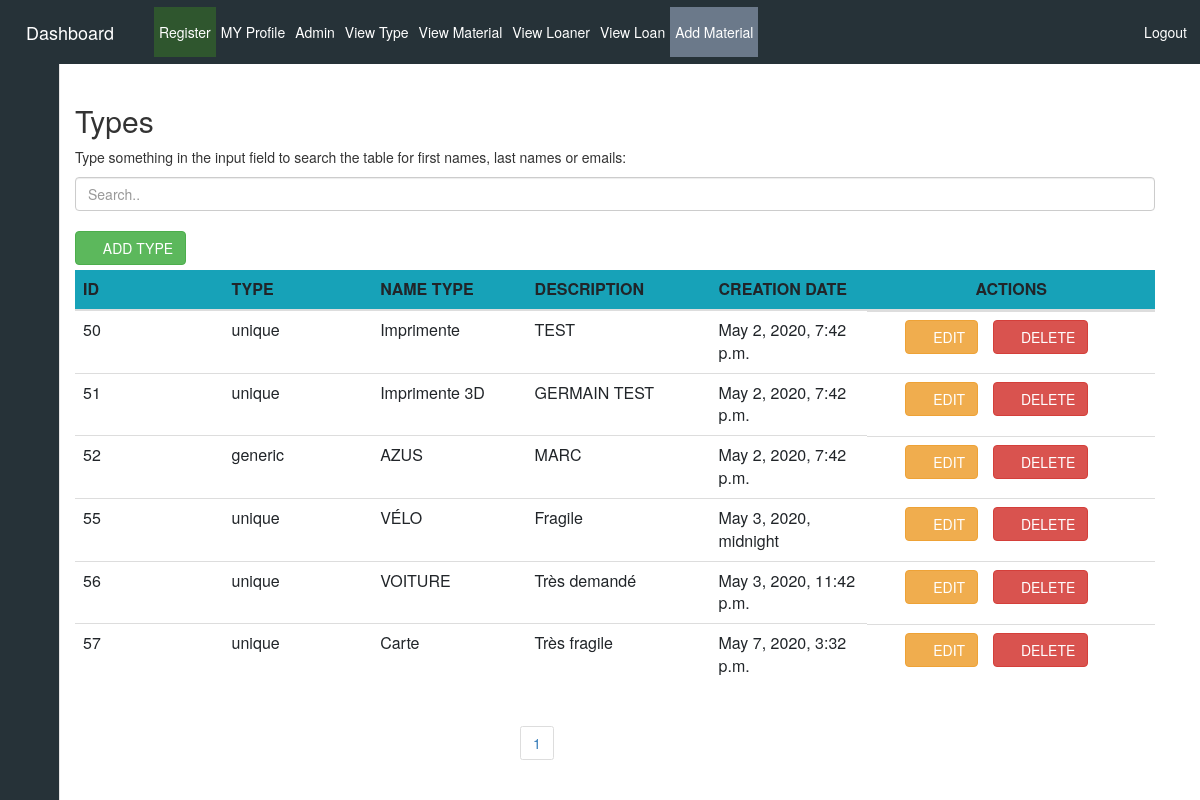
The page /TypeView?page=2 (signed in) on the database as committed earlier.
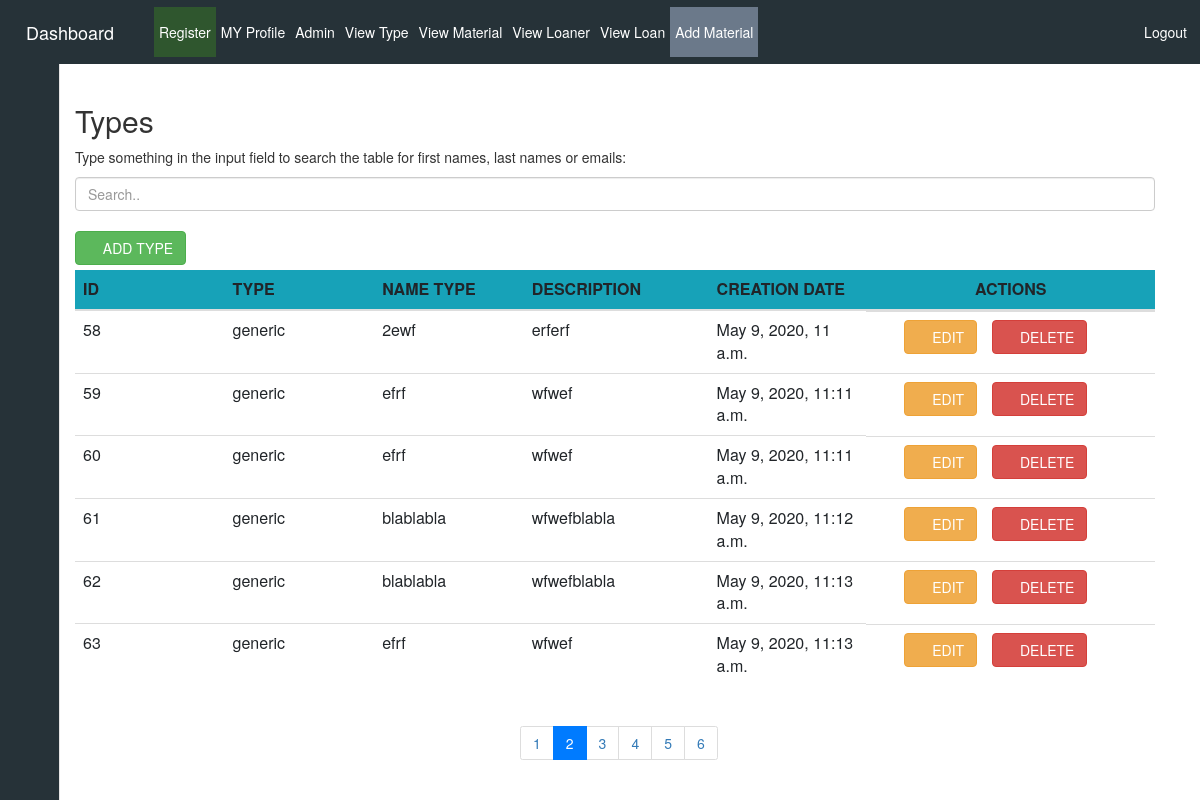
The same page on the database as committed later.
### siteWeb/models.py (models this page shows, shortened)
class Type(models.Model):
    TYPE_GENERIC = 'generic'
    TYPE_UNIQUE = 'unique'
    TYPE_CHOICES = (
        (TYPE_GENERIC, 'generic'),
        (TYPE_UNIQUE, 'unique'),
    )
    material_type = models.CharField(max_length=250, choices=TYPE_CHOICES, default=TYPE_GENERIC)
    name_type = models.CharField(max_length=250)
    description = models.TextField(blank=True)
    creation_date_type = models.DateTimeField(auto_now_add=True)
    unavailable = models.BooleanField(default=False)

### siteWeb/crudAjaxTypeViews.py (the view)
# urls.py: path('TypeView', crudAjaxTypeViews.TypeView, name='TypeView'),
def TypeView(request):
    form = formType()
    type = Type.objects.all()
    paginator = Paginator(type, per_page=6)
    page_number = request.GET.get('page', 1)
    page_obj = paginator.get_page(page_number)
    return render(request, 'siteWeb/type/ajaxCrudType.html', {"form": form, "types": page_obj.object_list, 'paginator': paginator, 'page_number': int(page_number)})

### siteWeb/forms.py
class formType(forms.ModelForm):
    class Meta:
        model = Type
        exclude = ['creation_date_type']

### siteWeb/templates/siteWeb/type/ajaxCrudType.html (shortened to what this page needs)
{% include "siteWeb/includes/dashboard.html" %}
{% load crispy_forms_tags %}
{% load static %}
{% block content %}
<head>
</head>
<div class="container">
    {% if user.is_authenticated %}
    <div class="container">
        <div class="container-fluid">
            <h2>Types</h2>
            <p>Type something in the input field to search the table for first names, last names or emails:</p>
            <input class="form-control" id="myInput" type="text" placeholder="Search..">
            <br>
            <button class="btn btn-success add-form offset-12">
                <span><i class="fas fa-plus"></i> ADD TYPE</span>
            </button>
        </div>
        <div class="table-responsive table-body">
            <table id="typeTable" class="table container-fluid table-responsive mt-2">
                <thead class="bg-info">
                    <th scope="row" class="col-md-1">ID</th>
                    <th scope="col" class="col-md-1">TYPE</th>
                    <th scope="col" class="col-md-1">NAME TYPE</th>
                    <th scope="col" class="col-md-1">DESCRIPTION</th>
                    <th scope="col" class="col-md-1">CREATION DATE</th>
                    <th scope="col" class="col-md-1 text-center">ACTIONS</th>
                </thead>
                <tbody id="myTable">
                    {% for type in types %}
                    <tr id="type-{{type.id}}">
                        <td>{{type.id}}</td>
                        <td class="typeMaterial_type typeData" name="material_type">{{type.material_type}}</td>
                        <td class="typeName_type typeData" name="name_type">{{type.name_type}}</td>
                        <td class="typeDescription typeData" name="description">{{type.description}}</td>
                        <td class="typeCreation_date typeData" name="creation_date">{{type.creation_date_type}}</td>
                        <td class="d-flex">
                            <button class="btn btn-warning edit-form ml-5 mr-2" onClick="editType({{type.id}})">
                                <span><i class="far fa-edit"></i></span> EDIT
                            </button>
                            <button class="btn btn-danger ml-3" onClick="deleteType({{type.id}})">
                                <span><i class="far fa-trash-alt"></i></span> DELETE
                            </button>
                        </td>
                    </tr>
                    {% endfor %}
                </tbody>
            </table>
        </div>
        <div class="row">
            <div class="offset-5">
                <ul class="pagination">
                    {% for i in paginator.page_range %}
                    <li class="page-item {% if i == page_number %} active {% endif %}">
                        <a class="page-link"  href="?page={{ i }}">{{ i }}</a>
                    </li>
                    {% endfor %}
                </ul>
            </div>
        </div>
    </div>
    {% else %}
    <center><p> No Permittion. If you have an account, <a href="/accounts/login">login.</a></p></center>
    {% endif %}
</div>
{% endblock %}

Rows that differ between the two databases and show on the page:
no longer on this page (row unchanged): Type: id "50", material_type "unique", name_type "Imprimente", description "TEST", creation_date_type "May 2, 2020, 7:42 p.m."
no longer on this page (row unchanged): Type: id "51", material_type "unique", name_type "Imprimente 3D", description "GERMAIN TEST", creation_date_type "May 2, 2020, 7:42 p.m."
no longer on this page (row unchanged): Type: id "52", material_type "generic", name_type "AZUS", description "MARC", creation_date_type "May 2, 2020, 7:42 p.m."
no longer on this page (row unchanged): Type: id "55", material_type "unique", name_type "VÉLO", description "Fragile", creation_date_type "May 3, 2020, midnight"
no longer on this page (row unchanged): Type: id "56", material_type "unique", name_type "VOITURE", description "Très demandé", creation_date_type "May 3, 2020, 11:42 p.m."
no longer on this page (row unchanged): Type: id "57", material_type "unique", name_type "Carte", description "Très fragile", creation_date_type "May 7, 2020, 3:32 p.m."
added Type: id "58", material_type "generic", name_type "2ewf", description "erferf", creation_date_type "May 9, 2020, 11 a.m."
added Type: id "59", material_type "generic", name_type "efrf", description "wfwef", creation_date_type "May 9, 2020, 11:11 a.m."
added Type: id "60", material_type "generic", name_type "efrf", description "wfwef", creation_date_type "May 9, 2020, 11:11 a.m."
added Type: id "61", material_type "generic", name_type "blablabla", description "wfwefblabla", creation_date_type "May 9, 2020, 11:12 a.m."
added Type: id "62", material_type "generic", name_type "blablabla", description "wfwefblabla", creation_date_type "May 9, 2020, 11:13 a.m."
added Type: id "63", material_type "generic", name_type "efrf", description "wfwef", creation_date_type "May 9, 2020, 11:13 a.m."
Other text that changed with them:
new list line: "2"
new list line: "3"
new list line: "4"
new list line: "5"
new list line: "6"
